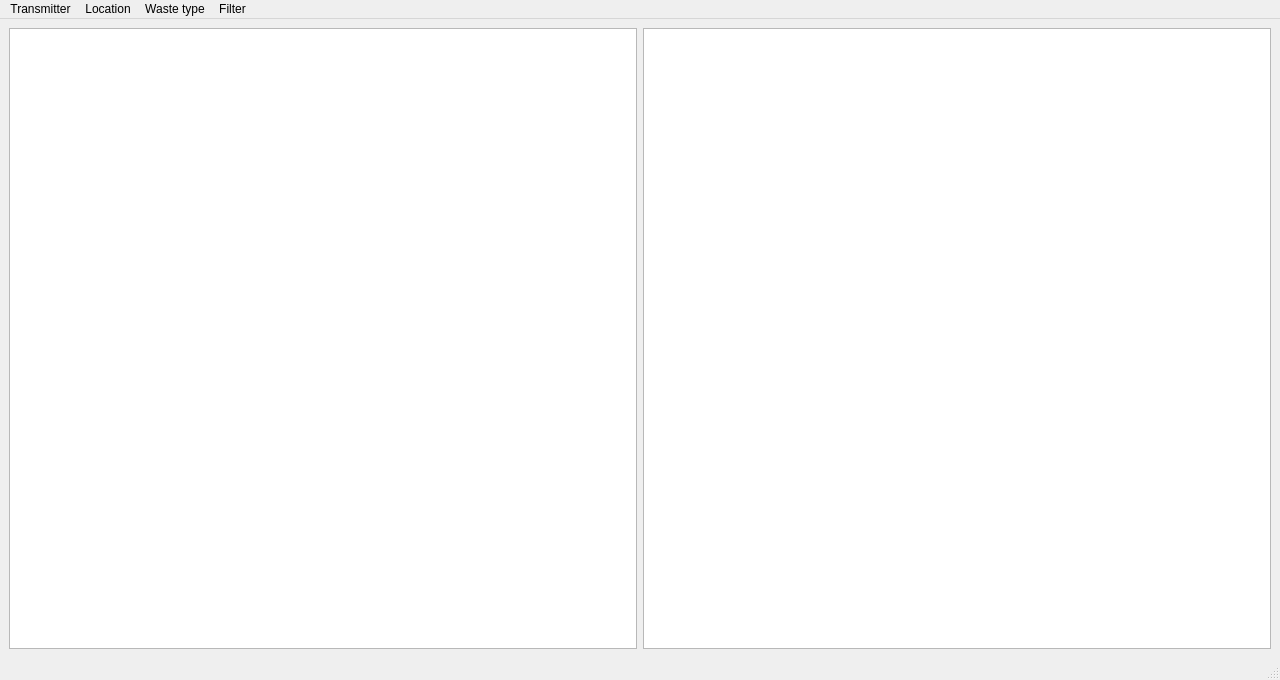
<?xml version="1.0" encoding="UTF-8"?>
<ui version="4.0">
 <class>MainWindow</class>
 <widget class="QMainWindow" name="MainWindow">
  <property name="geometry">
   <rect>
    <x>0</x>
    <y>0</y>
    <width>1280</width>
    <height>680</height>
   </rect>
  </property>
  <property name="windowTitle">
   <string>MainWindow</string>
  </property>
  <widget class="QWidget" name="centralwidget">
   <layout class="QVBoxLayout" name="verticalLayout">
    <item>
     <layout class="QHBoxLayout" name="horizontalLayout">
      <item>
       <widget class="QListWidget" name="listWidget"/>
      </item>
      <item>
       <widget class="QListWidget" name="listWidget_2"/>
      </item>
     </layout>
    </item>
   </layout>
  </widget>
  <widget class="QMenuBar" name="menubar">
   <property name="geometry">
    <rect>
     <x>0</x>
     <y>0</y>
     <width>1280</width>
     <height>24</height>
    </rect>
   </property>
   <widget class="QMenu" name="menuOptions">
    <property name="title">
     <string>Transmitter</string>
    </property>
    <addaction name="actionShow_all_transmitters"/>
    <addaction name="actionAdd_trasmitter"/>
    <addaction name="actionRemove_trasmitter"/>
   </widget>
   <widget class="QMenu" name="menuLocation">
    <property name="title">
     <string>Location</string>
    </property>
    <addaction name="actionShow_all_locations"/>
    <addaction name="actionAdd_location"/>
    <addaction name="actionRemove_location"/>
   </widget>
   <widget class="QMenu" name="menuWaste_type">
    <property name="title">
     <string>Waste type</string>
    </property>
    <addaction name="actionShow_all_waste_types"/>
    <addaction name="actionAdd_waste_type"/>
    <addaction name="actionRemove_waste_type"/>
   </widget>
   <widget class="QMenu" name="menuFilter">
    <property name="title">
     <string>Filter</string>
    </property>
    <addaction name="actionBy_location"/>
    <addaction name="actionBy_waste_type"/>
    <addaction name="actionBy_filling_level"/>
   </widget>
   <addaction name="menuOptions"/>
   <addaction name="menuLocation"/>
   <addaction name="menuWaste_type"/>
   <addaction name="menuFilter"/>
  </widget>
  <widget class="QStatusBar" name="statusbar"/>
  <action name="actionAdd_trasmitter">
   <property name="text">
    <string>Add transmitter</string>
   </property>
  </action>
  <action name="actionRemove_trasmitter">
   <property name="text">
    <string>Remove transmitter</string>
   </property>
  </action>
  <action name="actionAdd_location">
   <property name="text">
    <string>Add location</string>
   </property>
  </action>
  <action name="actionRemove_location">
   <property name="text">
    <string>Remove location</string>
   </property>
  </action>
  <action name="actionAdd_waste_type">
   <property name="text">
    <string>Add waste type</string>
   </property>
  </action>
  <action name="actionRemove_waste_type">
   <property name="text">
    <string>Remove waste type</string>
   </property>
  </action>
  <action name="actionBy_location">
   <property name="text">
    <string>By location</string>
   </property>
  </action>
  <action name="actionBy_waste_type">
   <property name="text">
    <string>By waste type</string>
   </property>
  </action>
  <action name="actionShow_all_locations">
   <property name="text">
    <string>Show all locations</string>
   </property>
  </action>
  <action name="actionShow_all_waste_types">
   <property name="text">
    <string>Show all waste types</string>
   </property>
  </action>
  <action name="actionShow_all_transmitters">
   <property name="text">
    <string>Show all transmitters</string>
   </property>
  </action>
  <action name="actionBy_filling_level">
   <property name="text">
    <string>By filling level</string>
   </property>
  </action>
 </widget>
 <resources/>
 <connections/>
</ui>
